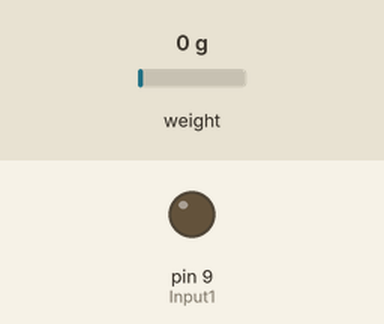
This sketch was run on a simulated Arduino Uno, built with avr-gcc and run on an emulated ATmega328P. Parts: output pins drawn as LEDs (lit = HIGH). The inputs (shaded band) are chosen by the test bench; at power-on: weight on the scale 0 g. What the sketch prints to the serial monitor is not drawn. At 26.7 s the program stops and its outputs stay as they are.

Above: at 0.1 s.
At 6.9 s:
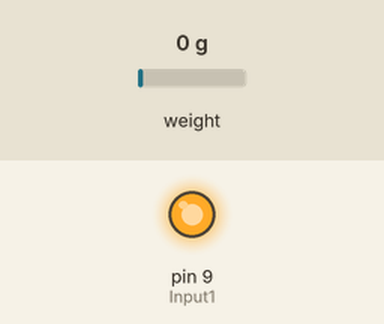
At 16.5 s:
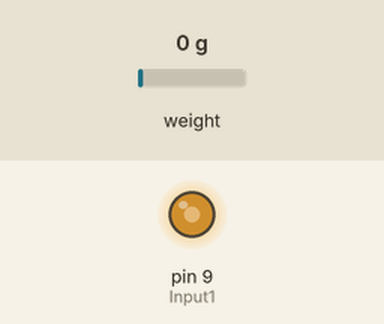
At 20.7 s:
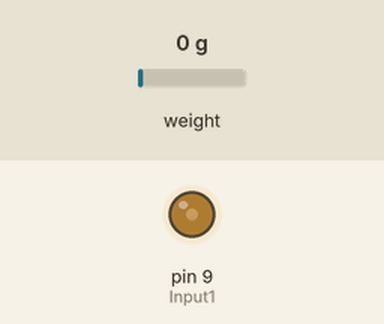
Timing chart, 0 to 22.2 s (numbered marks = the images above):
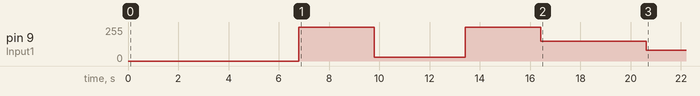

The sketch:

caracterizacionProceso.ino
```cpp
//Librerias
#include "HX711.h" //Modulo HX711 - Celda de carga

//Variables para la balanza
#define DOUT  A1
#define CLK  A0
float M = 872.23;//Pendiente de la curva característica
float B = -94929;//Intercepto en Y de la curva característica

//Variables para la mini bomba de agua
int Input1 = 9;    // Control pin 1 for motor 1

HX711 balanza(DOUT, CLK);

//Variables para mini bomba de agua
int Densidad = 1;// en g/mL | MODIFIQUE PREVIAMENTE CON EL VALOR DE DENSIDAD CORRESPONDIENTE!!!
int Volumen_deseado = 50;// en mL | MODIFIQUE PREVIAMENTE CON EL VALOR DE VOLUMEN DESEADO!!!

float pesoRecipiente;


//Funciones
//float MedidaBalanza();

void setup() {

  Serial.begin(9600);

  // Inicializamos los pines
  pinMode( Input1, OUTPUT);

  Serial.println("DEJE SOLO EL RECIPIENTE EN LA BALANZA Y NO LO TOQUE");
  delay(2000);
  Serial.println("Calculando el peso del recipiente");
  Serial.print("3...");
  delay(1000);
  pesoRecipiente = MedidaBalanza();
  Serial.print("2...");
  delay(1000);
  pesoRecipiente += MedidaBalanza();
  Serial.println("1...");
  delay(1000);
  pesoRecipiente += MedidaBalanza();
  pesoRecipiente *= 1/3.0;
  Serial.print("El peso es ");
  Serial.print(pesoRecipiente);
  Serial.println("gr.");
}


void loop() {


  Serial.println("Input\tMasa\tTiempo");
  float volumenLiquido;
  analogWrite(Input1, 255);
  delay(3000);
  analogWrite(Input1, 0);

  long tiempo = 0;
  int input = 0;
  long tiempoInicial = millis();

  input = 30;
  analogWrite(Input1, input);
  while( tiempo<=3000 ){
    tiempo = millis()-tiempoInicial;
    volumenLiquido = MedidaBalanza() - pesoRecipiente;
    Serial.print(input);
    Serial.print("\t");
    Serial.print(volumenLiquido);
    Serial.print("\t");
    Serial.println(tiempo);
  }

  input = 255;
  analogWrite(Input1, input);
  while( tiempo<=6000 ){
    tiempo = millis()-tiempoInicial;
    volumenLiquido = MedidaBalanza() - pesoRecipiente;
    Serial.print(input);
    Serial.print("\t");
    Serial.print(volumenLiquido);
    Serial.print("\t");
    Serial.println(tiempo);
  }

  input = 150;
  analogWrite(Input1, input);
  while( tiempo<=10000 ){
    tiempo = millis()-tiempoInicial;
    volumenLiquido = MedidaBalanza() - pesoRecipiente;
    Serial.print(input);
    Serial.print("\t");
    Serial.print(volumenLiquido);
    Serial.print("\t");
    Serial.println(tiempo);
  }

  input = 80;
  analogWrite(Input1, input);
  while( tiempo<=16000 ){
    tiempo = millis()-tiempoInicial;
    volumenLiquido = MedidaBalanza() - pesoRecipiente;
    Serial.print(input);
    Serial.print("\t");
    Serial.print(volumenLiquido);
    Serial.print("\t");
    Serial.println(tiempo);
  }

  Serial.println("FINALIZADO");
  while(true);

}

// FUNCIONES


//Función de Medición de Balanza: Permite obtener la medida actual en peso (g) de la balanza
float MedidaBalanza()
{
  float peso; // variable para el peso actualmente medido en gramos
  float PL1 = 0;
  float PL2 = 0;
  float PL3 = 0;
  float promPL = 0;

  for (int i = 1; i >= 0; i--)
  {
    peso = balanza.read_average(3); // Entrega el peso actualmente medido en gramos
    peso=(peso-B)/M;
    if (peso <= 0) peso = peso * -1;

    PL1 = peso;
    PL2 = PL1;
    PL3 = PL2;

    promPL = (PL1 + PL2 + PL3) / 3;
  }
  //delay(25);
  return promPL;

}
```

Measured:
- by itself, pin 9 (Input1): 0/255 → 255/255 at 6.8 s, → 30/255 3.0 s later, → 255/255 3.6 s later, → 150/255 3.0 s later, … (5 changes in this stretch)
